Frame 1 (no input): blank canvas, image omitted
Frame 60 (no input): blank canvas, image omitted
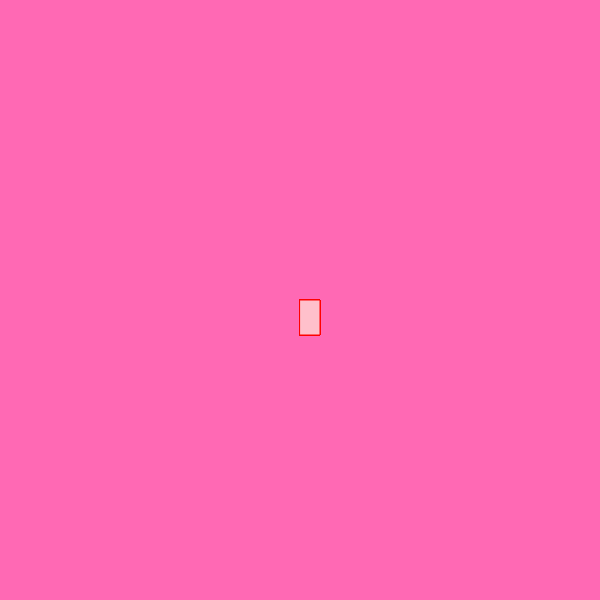
Frame 120 (the mouse pressed at the canvas centre since frame 60)

The p5.js sketch whose frames 1 and 60 were blank and that drew this single picture after the mouse press (run headless with seeded random() and noise() and a simulated clock; from frame 60 on, the mouse is pressed at the canvas centre):

// p5.js sketch
// ── sketch.js
function setup() {
    createCanvas(600, 600);
    background("hotpink");
  }
  function draw() {
   
  
    stroke("red");
    fill("pink");
  
    // console.log(mouseIsPressed);
  
    if (mouseIsPressed) {
      rect(mouseX, mouseY, 20, 35);
    }
  }
  
